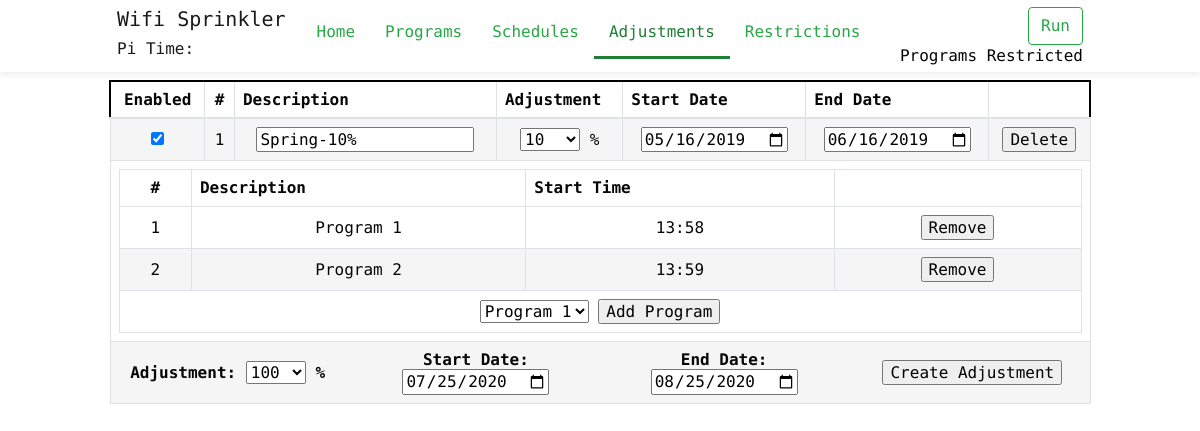
The page /adjustments on the database as committed earlier.
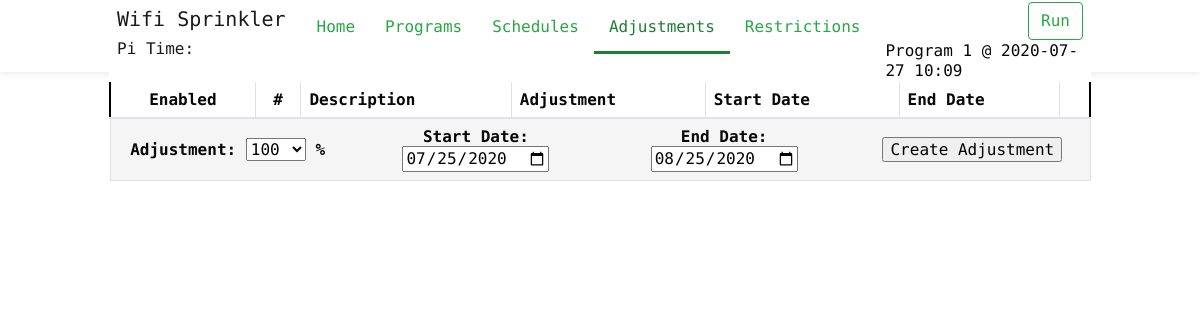
The same page on the database as committed later.
### main.py (models this page shows)
class Adjustment(db.Model):
	__tablename__ = 'Adjustment'
	adjustment_id = db.Column(db.Integer, primary_key=True)
	adjust_value = db.Column(db.Integer, unique=False)
	description = db.Column(db.String(120), unique=False, nullable=False)
	start_date = db.Column(db.DateTime, unique=False, default=datetime.now)
	end_date = db.Column(db.DateTime, unique=False, default=datetime.now)
	enabled = db.Column(db.Boolean)
	program_adjustment = db.relationship('Program_Adjustment', backref='adjustment', cascade="all, delete-orphan")

class Program_Adjustment(db.Model):
	__tablename__ = 'Program_Adjustment'
	__table_args__ = (
		PrimaryKeyConstraint('program_id', 'adjustment_id'),
	)
	program_id = db.Column(db.Integer, db.ForeignKey("Program.program_id"), primary_key=True)
	adjustment_id = db.Column(db.Integer, db.ForeignKey("Adjustment.adjustment_id"), primary_key=True)

class Program(db.Model):
	__tablename__ = 'Program'
	program_id = db.Column(db.Integer, primary_key=True)
	description = db.Column(db.String(120), unique=False, nullable=True)
	enabled = db.Column(db.Boolean)
	program_zones = db.relationship('Program_Zones', backref='program', cascade="all, delete-orphan")
	program_run = db.relationship('Program_Run', backref='program', cascade="all, delete-orphan")
	program_schedule = db.relationship('Program_Schedule', backref='program', cascade="all, delete-orphan")
	program_adjustment = db.relationship('Program_Adjustment', backref='program', cascade="all, delete-orphan")
	program_restriction = db.relationship('Program_Restriction', backref='program', cascade="all, delete-orphan")

### main.py (the view)
@app.route("/adjustments")
def adjustments():
	adjustments = Adjustment.query.all()
	programs = Program.query.filter_by(enabled=True)
	next_progam_run = GetNextProgamRun()
	return render_template('adjustments.html', adjustments=adjustments, programs=programs, next_progam_run=next_progam_run, curent_page='Adjustments')

### main.py (called while the page is built)
@app.context_processor
def utility_processor():
	return dict(isAllowedTime=isAllowedTime )

@app.template_filter('dateformat')
def dateformat(value, format='%Y-%m-%d'):
	return value.strftime(format)

@app.template_filter('timeformat')
def timeformat(value, format='%H:%M'):
	return value.strftime(format)

@app.template_filter('datetimeformat')
def datetimeformat(value, format='%Y-%m-%d %H:%M'):
	return value.strftime(format)

### templates/adjustments.html (shortened to what the changed rows need)
{% extends 'layout.html' %}
{% from "_macros.html" import duration, percentage %}
{% block body %}
		<div class="container" >
			<div class="row">
				<div id="adjustment_div" class="col-lg-12">
					<table class="table table-bordered dataTable" id="dataTable" cellspacing="0" width="100%">
						<thead>
							<tr role="row" style="border: 2px solid #000 !important;">
								<th class="center">Enabled</th>
								<th class="td-select center">#</th>
								<th class="td-select">Description</th>
								<th>Adjustment</th>
								<th>Start Date</th>
								<th>End Date</th>
								<th class="center"></th>
							</tr>
						</thead>
						<tfoot>
							<tr>
								<th colspan="7" class="AddAdjustmentSpan center RowEven">
									<div class="row" >
										<div class="col-sm-3 middle">
											Adjustment:	{{ percentage('adjust-value', 100, True) }} %
										</div>
										<div class="col-sm-3 middle">
											Start Date: <input type="date" id="adjust_startdate" value="" style="" />
										</div>
										<div class="col-sm-3 middle">
											End Date: <input type="date" id="adjust_enddate" value="" style="" />
										</div>
										<div class="col-sm-3 middle">
											<input type="button" id="btn_add_adjustment" value="Create Adjustment" style=""/>
										</div>
									</div>
								</th>
							</tr>
						</tfoot>
						<tbody>
							{% for adjustment in adjustments %}
							<tr role="row" class="RowEven" style="border-top: 2px solid #000;">
								<td>
									{% if adjustment.enabled %}
									<input type="checkbox" id="chk_{{adjustment.adjustment_id}}" name="chk_{{adjustment.adjustment_id}}" checked>
									{% else %}
									<input type="checkbox" id="chk_{{adjustment.adjustment_id}}" name="chk_{{adjustment.adjustment_id}}">
									{% endif %}
						      </td>
						      <td class="td-select">{{ adjustment.adjustment_id }}</td>
								<td class="AdjustmentDescriptionSpan td-select">
									<input type="text" id="desc_{{ adjustment.adjustment_id }}" value="{{ adjustment.description }}" style="" {{'' if adjustment.enabled else 'disabled'}} >
								</td>
								<td class="AdjustmentValue">
									{{ percentage(adjustment.adjustment_id, adjustment.adjust_value, adjustment.enabled) }} %
								</td>
								<td class="AdjustmentStartDate">
									<input type="date" id="start-date_{{ adjustment.adjustment_id }}" value="{{ adjustment.start_date|dateformat }}" style="" {{'' if adjustment.enabled else 'disabled'}}/>
								</td>
								<td class="AdjustmentEndDate">
									<input type="date" id="end-date_{{ adjustment.adjustment_id }}" value="{{ adjustment.end_date|dateformat }}" style="" {{'' if adjustment.enabled else 'disabled'}}/>
								</td>
								<td class="AdjustmentDeleteSpan">
									<input type="button" id="delete_{{ adjustment.adjustment_id }}" value="Delete" style=""/>
								</td>
								</tr>
							<tr>
								<td colspan="7">
									<table class="table table-bordered dataTable" id="table_{{adjustment.adjustment_id}}" cellspacing="0" width="100%" style="margin-bottom: 0px;">
										<tr role="row">
											<th class="center">#</th>
											<th>Description</th>
											<th>Start Time</th>
											<th></th>
										</tr>
										<tfoot>
											<tr>
												<th colspan="5" class="center ProgramAddSpan">
													<select id="select-program_{{adjustment.adjustment_id}}">
													{% for program in programs %}
													<option value="{{ program.program_id }}">{{ program.description }}</option>
													{% endfor %}
													</select>
													<input type="button" id="btn-program-add_{{adjustment.adjustment_id}}" value="Add Program" style=""/>
												</th>
											</tr>
										</tfoot>
										{% for program in adjustment.program_adjustment %}
											{% if loop.index % 2 == 0 %}
											<tr role="row" class="RowEven">
											{% else %}
											<tr role="row" class="RowOdd">
											{% endif %}
											<td>{{ program.program_id }}</td>
											<td>{{ program.program.description }}</td>
											<td class="ProgramStartTimeSpan">
												{% for run_time in program.program.program_run %}
													<div>
														<span id="run_time">{{ run_time.start_time|timeformat }}</span>
												{% endfor %}
											</td>
											<td class="ProgramDeleteSpan">
												<input type="button" id="remove_{{ program.program_id }}" value="Remove" style="min-width: 50px;"/>
											</td>
										</tr>
										{% endfor %}
									</table>
								</td>
							</tr>
						  {% endfor %}
						</tbody>
					</table>
				</div>
			</div>
		</div>
	</body>
</html>
{% endblock %}

### templates/layout.html (shortened to what this page needs)
<!doctype html>
<html lang="">
	<head>
		<link rel="stylesheet" href="{{ url_for('static', filename='css/bootstrap.min.css') }}">
		<link rel="stylesheet" href="{{ url_for('static', filename='css/wifi-sprinkler.css') }}">
		<link rel="stylesheet" href="//code.jquery.com/ui/1.12.1/themes/base/jquery-ui.css">
	</head>
	<body class="home with-promo">
		<header class="fixed-top">
			<div class="headerLightBox">
				<div class="container" >
					<nav class="navbar navbar-toggleable-md navbar-light">
						<div class="logo">
							<a class="navbar-brand" href="/">
								<h5>Wifi Sprinkler</h6>
								<h6>Pi Time: <Pi Time: <span id='time_value' class="label" ></h6>
							</a>
						</div>
						<div class="navigation">
							<ul class="nav navbar-left">
								<li class="nav-item {{'active' if curent_page=='Home'}} tf-menu">
									<a class="nav-link" href="/">Home</a>
								</li>
								<li class="nav-item {{'active' if curent_page=='Programs'}} tf-menu">
									<a class="nav-link" href="/programs">Programs</a>
								</li>
								<li class="nav-item {{'active' if curent_page=='Schedules'}} tf-menu">
									<a class="nav-link" href="/schedules">Schedules</a>
								</li>
								<li class="nav-item {{'active' if curent_page=='Adjustments'}} tf-menu">
									<a class="nav-link" href="/adjustments">Adjustments</a>
								</li>
								<li class="nav-item {{'active' if curent_page=='Restrictions'}} tf-menu">
									<a class="nav-link" href="/restrictions">Restrictions</a>
								</li>
							</ul>
							<ul class="nav navbar-right justify-content-end">
								<li>
									<button class="btn btn-outline-success my-2 my-sm-0 start_stop_btn" type="button" id="">Run</button>
								</li>
								{% if next_progam_run.program is not none %}
								<li>
									<div style="padding-left: 10px;">
										<span class="middle">
										{{next_progam_run.program}}{{' @ ' + next_progam_run.run_datetime|datetimeformat if next_progam_run.program_id != 0 else ''}}
									</span>
									</div>
								</li>
								{% endif %}
							</ul>
						</div>
					</nav>
				</div>
			</div>
		</header>
		{% block body %}{% endblock %}

### templates/_macros.html (shortened to what this page needs)
{% macro percentage(id, value, enabled=True) %}
<select id ="select_{{ id }}" style="width:100%;max-width: 60px;" {{'' if enabled else 'disabled'}}>
	{% for n in range(200, 0, -10) %}
		<option value='{{n}}' {{'selected' if value==n else ''}}>{{n}}</option>
	{% endfor %}
</select>
{% endmacro %}

Rows that differ between the two databases and show on the page:
removed Adjustment: adjustment_id "1", description "Spring-10%", start_date "05/16/2019", end_date "06/16/2019"
removed Program_Adjustment: program_id "1", program.description "Program 1", start_time "13:58"
removed Program_Adjustment: program_id "2", program.description "Program 2", start_time "13:59"
now on this page (row unchanged): Program: program "Program 1"
Other text that changed with them:
{{ next_progam_run.program }}: "Programs Restricted" → (not shown)
text now shown: "@ 2020-07-27 10:09"
